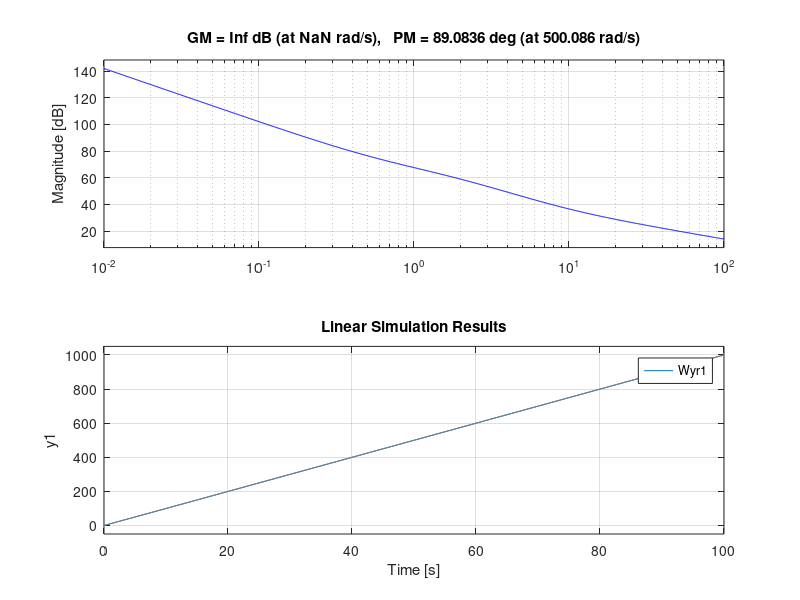
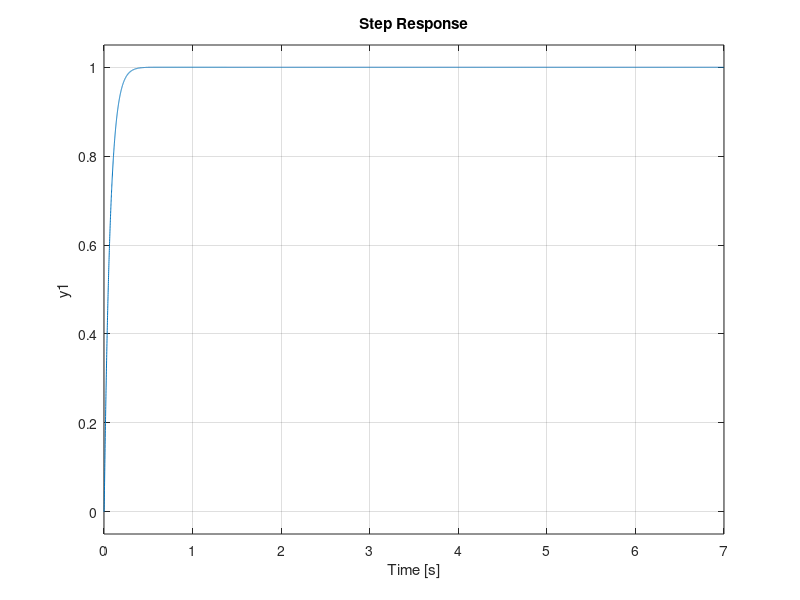

These figures' MATLAB source, in order:
%% Esame 4
%errore nullo a rampa
%overshoot < 20%, tempo di assestamento il più piccolo possibile

s = tf('s');
P = (s^2 + 10*s + 5)/(s^2*(s+2));
% Considerazioni 
% 1) il sistema e gia di tipo 2 quindi risponderà con un errore nullo ad
% ingressi rampa 
[num den] = tfdata(P);
pole(P);
roots(num{1});

figure(1)

subplot(2,2,1);
margin(P);

subplot(2,2,2);
nyquist(P);

%fugure(2)
subplot(2,2,3);
rlocus(P);

subplot(2,2,4);
step(P);

%% iniziamo subito a creare un controllor

% il sitema sta gia bene cosi
k=500;
L0 = k*P;
Wyr = minreal(L0/(1+L0));
figure(1)
margin(L0)
figure(2)
step(Wyr);

%%  inseriamo un filtro segnale 

tau_fr= 1/15;
Fr = 1/(1+tau_fr*s);
Wyr1 = minreal(Fr*Wyr);
figure(2)
step(Wyr1);

%% simulazione ingresso a gradino 
ts=10;
t=0:ts:100;
figure(1)
lsim(Wyr1 , 10*t ,t );






